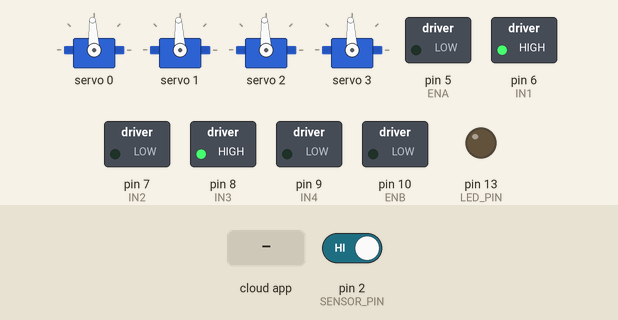
This sketch was run on a simulated Arduino Uno, built with avr-gcc and run on an emulated ATmega328P. On the bench: 4 × servo, switched loads named in the sketch (green lamp = pin HIGH), output pins drawn as LEDs (lit = HIGH). The test bench sets the inputs (shaded band); at power-on: pin 2 (SENSOR_PIN) HIGH. The RemoteXY app is connected.

Above: at 1.2 s.
1.3 s: pin 2 (SENSOR_PIN) driven LOW
At 2.0 s:
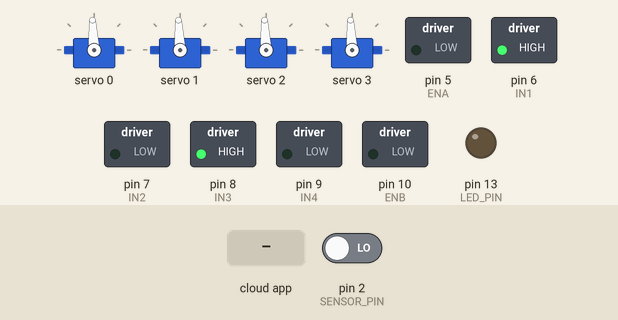
2.8 s: the phone or cloud app sets joystick_motor_x to 1
At 3.4 s:
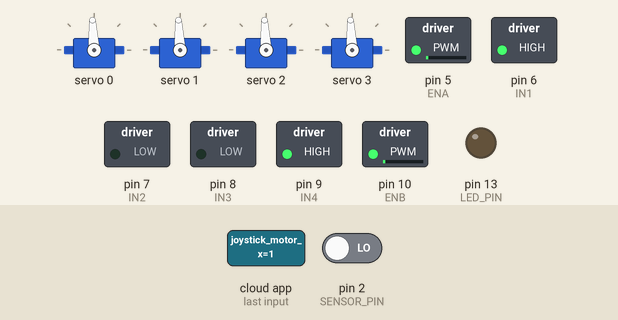
4.3 s: the phone or cloud app sets joystick_motor_y to 1
At 5.5 s:
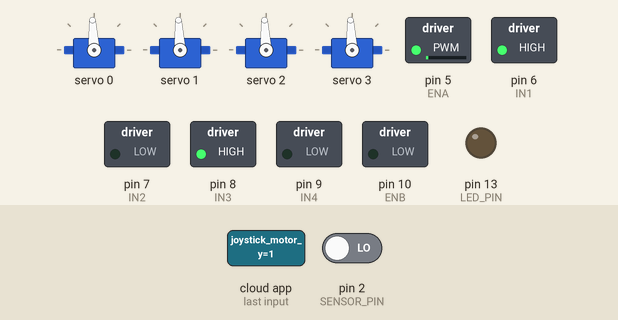
5.8 s: the phone or cloud app sets joystick_motor_x to 0
At 6.5 s:
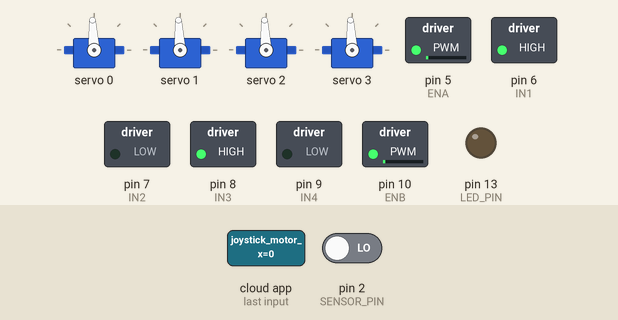
7.3 s: the phone or cloud app sets joystick_motor_y to 0
At 8.6 s:
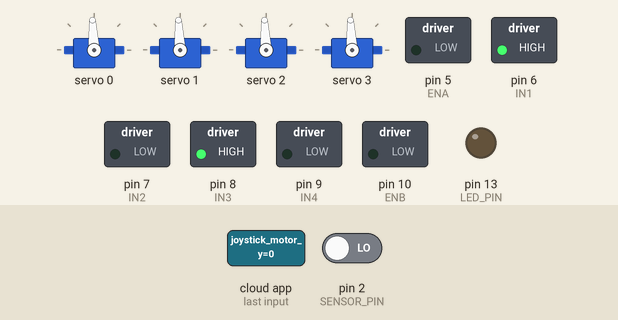
Timing chart, 0 to 9.8 s (numbered marks = the images above; inputs shaded):
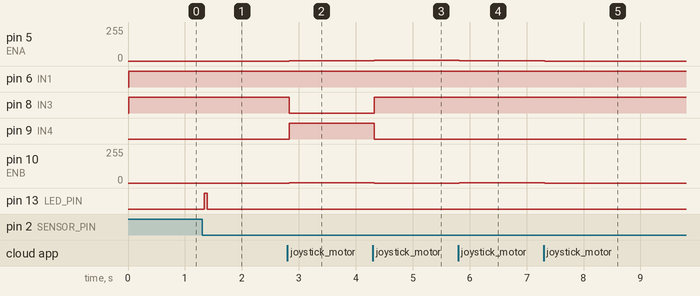

Measured:
- after the input at 1.3 s, pin 13 (LED_PIN): LOW → HIGH at once, → LOW 0.06 s later
- after the input at 2.8 s, pin 5 (ENA), pin 10 (ENB): 0/255 → 2/255 at once; pin 8 (IN3): HIGH → LOW at once; pin 9 (IN4): LOW → HIGH at once
- after the input at 4.3 s, pin 5 (ENA): 2/255 → 5/255 at once; pin 8 (IN3): LOW → HIGH at once; pin 9 (IN4): HIGH → LOW at once; pin 10 (ENB): 2/255 → 0/255 at once
- after the input at 5.8 s, pin 5 (ENA): 5/255 → 2/255 at once; pin 10 (ENB): 0/255 → 2/255 at once
- after the input at 7.3 s, pin 5 (ENA), pin 10 (ENB): 2/255 → 0/255 at once

The sketch:

sahaya_mega.ino
```cpp
#include <Wire.h>
#include <Adafruit_PWMServoDriver.h>
#include <RemoteXY.h>

// ---------------- RemoteXY Configuration ----------------
#define REMOTEXY_MODE__HARDSERIAL
#define REMOTEXY_SERIAL Serial
#define REMOTEXY_SERIAL_SPEED 9600

#pragma pack(push, 1)
uint8_t RemoteXY_CONF[] = {
  // Paste your RemoteXY configuration array here
};

struct {
  int8_t joystick_01_x;
  int8_t joystick_01_y;
  int8_t joystick_02_x;
  int8_t joystick_02_y;
  int8_t joystick_motor_x;
  int8_t joystick_motor_y;
  float circularBar_sensor;
  uint8_t connect_flag;
} RemoteXY;
#pragma pack(pop)

// ---------------- Servo Driver ----------------
Adafruit_PWMServoDriver pwm = Adafruit_PWMServoDriver();
#define SERVO_MIN 102
#define SERVO_MAX 512

// ---------------- Motor Driver Pins ----------------
#define ENA 5
#define IN1 6
#define IN2 7
#define IN3 8
#define IN4 9
#define ENB 10

// ---------------- Microwave Sensor ----------------
#define SENSOR_PIN 2
volatile bool motionDetected = false;

#define LED_PIN 13

void sensorInterrupt() {
  motionDetected = true;
}

void setup() {
  RemoteXY_Init();

  pwm.begin();
  pwm.setPWMFreq(50);

  pinMode(ENA, OUTPUT);
  pinMode(ENB, OUTPUT);
  pinMode(IN1, OUTPUT);
  pinMode(IN2, OUTPUT);
  pinMode(IN3, OUTPUT);
  pinMode(IN4, OUTPUT);

  pinMode(SENSOR_PIN, INPUT_PULLUP);
  attachInterrupt(digitalPinToInterrupt(SENSOR_PIN), sensorInterrupt, FALLING);

  pinMode(LED_PIN, OUTPUT);
}

void setServo(uint8_t channel, int8_t joystickVal) {
  int pulse = map(joystickVal, -100, 100, SERVO_MIN, SERVO_MAX);
  pwm.setPWM(channel, 0, pulse);
}

void controlMotors(int x, int y) {
  int leftSpeed = constrain(y + x, -100, 100);
  int rightSpeed = constrain(y - x, -100, 100);

  analogWrite(ENA, map(abs(leftSpeed), 0, 100, 0, 255));
  analogWrite(ENB, map(abs(rightSpeed), 0, 100, 0, 255));

  digitalWrite(IN1, leftSpeed >= 0 ? HIGH : LOW);
  digitalWrite(IN2, leftSpeed >= 0 ? LOW : HIGH);
  digitalWrite(IN3, rightSpeed >= 0 ? HIGH : LOW);
  digitalWrite(IN4, rightSpeed >= 0 ? LOW : HIGH);
}

void loop() {
  RemoteXY_Handler();

  setServo(0, RemoteXY.joystick_01_x);
  setServo(1, RemoteXY.joystick_01_y);
  setServo(2, RemoteXY.joystick_02_x);
  setServo(3, RemoteXY.joystick_02_y);

  controlMotors(RemoteXY.joystick_motor_x, RemoteXY.joystick_motor_y);

  if (motionDetected) {
    RemoteXY.circularBar_sensor = 100;
    digitalWrite(LED_PIN, HIGH);
    motionDetected = false;
  } else {
    RemoteXY.circularBar_sensor = 0;
    digitalWrite(LED_PIN, LOW);
  }

  delay(50);
}
```
